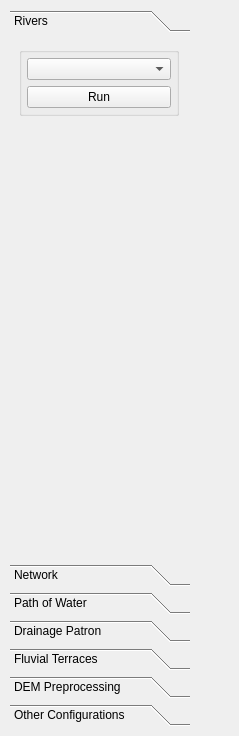
<?xml version="1.0" encoding="UTF-8"?>
<ui version="4.0">
 <class>ToolbarsConfigMesh</class>
 <widget class="QWidget" name="ToolbarsConfigMesh">
  <property name="geometry">
   <rect>
    <x>0</x>
    <y>0</y>
    <width>239</width>
    <height>736</height>
   </rect>
  </property>
  <property name="sizePolicy">
   <sizepolicy hsizetype="Fixed" vsizetype="Expanding">
    <horstretch>0</horstretch>
    <verstretch>0</verstretch>
   </sizepolicy>
  </property>
  <property name="windowTitle">
   <string>Form</string>
  </property>
  <layout class="QVBoxLayout" name="verticalLayout_18">
   <property name="leftMargin">
    <number>5</number>
   </property>
   <property name="topMargin">
    <number>5</number>
   </property>
   <property name="rightMargin">
    <number>5</number>
   </property>
   <property name="bottomMargin">
    <number>5</number>
   </property>
   <item>
    <widget class="QWidget" name="data_config" native="true">
     <property name="sizePolicy">
      <sizepolicy hsizetype="Fixed" vsizetype="Expanding">
       <horstretch>0</horstretch>
       <verstretch>0</verstretch>
      </sizepolicy>
     </property>
     <property name="minimumSize">
      <size>
       <width>0</width>
       <height>0</height>
      </size>
     </property>
     <property name="maximumSize">
      <size>
       <width>16777215</width>
       <height>16777215</height>
      </size>
     </property>
     <layout class="QVBoxLayout" name="verticalLayout_3">
      <property name="leftMargin">
       <number>5</number>
      </property>
      <property name="topMargin">
       <number>5</number>
      </property>
      <property name="rightMargin">
       <number>5</number>
      </property>
      <property name="bottomMargin">
       <number>5</number>
      </property>
      <item>
       <widget class="QToolBox" name="toolBox">
        <property name="sizePolicy">
         <sizepolicy hsizetype="Minimum" vsizetype="Expanding">
          <horstretch>0</horstretch>
          <verstretch>0</verstretch>
         </sizepolicy>
        </property>
        <property name="minimumSize">
         <size>
          <width>180</width>
          <height>0</height>
         </size>
        </property>
        <property name="currentIndex">
         <number>0</number>
        </property>
        <property name="tabSpacing">
         <number>6</number>
        </property>
        <widget class="QWidget" name="river">
         <property name="geometry">
          <rect>
           <x>0</x>
           <y>0</y>
           <width>180</width>
           <height>527</height>
          </rect>
         </property>
         <property name="accessibleName">
          <string/>
         </property>
         <attribute name="label">
          <string>Rivers</string>
         </attribute>
         <layout class="QVBoxLayout" name="verticalLayout_5">
          <item>
           <widget class="QGroupBox" name="groupBox">
            <property name="sizePolicy">
             <sizepolicy hsizetype="Expanding" vsizetype="Maximum">
              <horstretch>0</horstretch>
              <verstretch>0</verstretch>
             </sizepolicy>
            </property>
            <property name="minimumSize">
             <size>
              <width>0</width>
              <height>0</height>
             </size>
            </property>
            <property name="maximumSize">
             <size>
              <width>160</width>
              <height>16777215</height>
             </size>
            </property>
            <property name="title">
             <string/>
            </property>
            <layout class="QVBoxLayout" name="verticalLayout_4">
             <property name="leftMargin">
              <number>5</number>
             </property>
             <property name="topMargin">
              <number>5</number>
             </property>
             <property name="rightMargin">
              <number>5</number>
             </property>
             <property name="bottomMargin">
              <number>5</number>
             </property>
             <item>
              <widget class="QComboBox" name="river_value">
               <property name="minimumSize">
                <size>
                 <width>120</width>
                 <height>0</height>
                </size>
               </property>
              </widget>
             </item>
             <item>
              <widget class="QPushButton" name="river_button">
               <property name="text">
                <string>Run</string>
               </property>
              </widget>
             </item>
            </layout>
           </widget>
          </item>
          <item>
           <widget class="QWidget" name="river_conf" native="true">
            <layout class="QVBoxLayout" name="verticalLayout_6"/>
           </widget>
          </item>
          <item>
           <spacer name="verticalSpacer">
            <property name="orientation">
             <enum>Qt::Vertical</enum>
            </property>
            <property name="sizeHint" stdset="0">
             <size>
              <width>20</width>
              <height>40</height>
             </size>
            </property>
           </spacer>
          </item>
         </layout>
        </widget>
        <widget class="QWidget" name="network">
         <property name="geometry">
          <rect>
           <x>0</x>
           <y>0</y>
           <width>180</width>
           <height>527</height>
          </rect>
         </property>
         <attribute name="label">
          <string>Network</string>
         </attribute>
         <layout class="QVBoxLayout" name="verticalLayout_15">
          <item>
           <widget class="QGroupBox" name="groupBox_2">
            <property name="sizePolicy">
             <sizepolicy hsizetype="Preferred" vsizetype="Preferred">
              <horstretch>0</horstretch>
              <verstretch>0</verstretch>
             </sizepolicy>
            </property>
            <property name="title">
             <string/>
            </property>
            <layout class="QVBoxLayout" name="verticalLayout_14">
             <item>
              <widget class="QComboBox" name="network_value"/>
             </item>
             <item>
              <widget class="QPushButton" name="network_button">
               <property name="text">
                <string>Run</string>
               </property>
              </widget>
             </item>
            </layout>
           </widget>
          </item>
          <item>
           <widget class="QWidget" name="network_conf" native="true">
            <property name="maximumSize">
             <size>
              <width>158</width>
              <height>16777215</height>
             </size>
            </property>
            <layout class="QVBoxLayout" name="verticalLayout_13"/>
           </widget>
          </item>
          <item>
           <spacer name="verticalSpacer_5">
            <property name="orientation">
             <enum>Qt::Vertical</enum>
            </property>
            <property name="sizeHint" stdset="0">
             <size>
              <width>20</width>
              <height>419</height>
             </size>
            </property>
           </spacer>
          </item>
         </layout>
        </widget>
        <widget class="QWidget" name="path_of_water">
         <property name="geometry">
          <rect>
           <x>0</x>
           <y>0</y>
           <width>180</width>
           <height>527</height>
          </rect>
         </property>
         <attribute name="label">
          <string>Path of Water</string>
         </attribute>
         <layout class="QVBoxLayout" name="verticalLayout_16">
          <item>
           <widget class="QGroupBox" name="groupBox_4">
            <property name="sizePolicy">
             <sizepolicy hsizetype="Expanding" vsizetype="Maximum">
              <horstretch>0</horstretch>
              <verstretch>0</verstretch>
             </sizepolicy>
            </property>
            <property name="minimumSize">
             <size>
              <width>0</width>
              <height>0</height>
             </size>
            </property>
            <property name="maximumSize">
             <size>
              <width>160</width>
              <height>16777215</height>
             </size>
            </property>
            <property name="title">
             <string/>
            </property>
            <layout class="QVBoxLayout" name="verticalLayout_7">
             <item>
              <widget class="QComboBox" name="path_water_value">
               <property name="sizePolicy">
                <sizepolicy hsizetype="Preferred" vsizetype="Fixed">
                 <horstretch>0</horstretch>
                 <verstretch>0</verstretch>
                </sizepolicy>
               </property>
               <property name="minimumSize">
                <size>
                 <width>120</width>
                 <height>0</height>
                </size>
               </property>
              </widget>
             </item>
             <item>
              <widget class="QPushButton" name="path_water_button">
               <property name="sizePolicy">
                <sizepolicy hsizetype="Preferred" vsizetype="Fixed">
                 <horstretch>0</horstretch>
                 <verstretch>0</verstretch>
                </sizepolicy>
               </property>
               <property name="text">
                <string>Run</string>
               </property>
              </widget>
             </item>
            </layout>
           </widget>
          </item>
          <item>
           <widget class="QWidget" name="path_conf" native="true">
            <layout class="QVBoxLayout" name="verticalLayout_9"/>
           </widget>
          </item>
          <item>
           <spacer name="verticalSpacer_2">
            <property name="orientation">
             <enum>Qt::Vertical</enum>
            </property>
            <property name="sizeHint" stdset="0">
             <size>
              <width>20</width>
              <height>40</height>
             </size>
            </property>
           </spacer>
          </item>
         </layout>
        </widget>
        <widget class="QWidget" name="drainage_patron">
         <property name="geometry">
          <rect>
           <x>0</x>
           <y>0</y>
           <width>180</width>
           <height>527</height>
          </rect>
         </property>
         <attribute name="label">
          <string>Drainage Patron</string>
         </attribute>
         <layout class="QVBoxLayout" name="verticalLayout_12">
          <item>
           <widget class="QGroupBox" name="groupBox_6">
            <property name="sizePolicy">
             <sizepolicy hsizetype="Expanding" vsizetype="Preferred">
              <horstretch>0</horstretch>
              <verstretch>0</verstretch>
             </sizepolicy>
            </property>
            <property name="title">
             <string/>
            </property>
            <layout class="QVBoxLayout" name="verticalLayout">
             <property name="leftMargin">
              <number>5</number>
             </property>
             <property name="topMargin">
              <number>5</number>
             </property>
             <property name="rightMargin">
              <number>5</number>
             </property>
             <property name="bottomMargin">
              <number>5</number>
             </property>
             <item>
              <widget class="QComboBox" name="drainage_patron_value">
               <property name="sizePolicy">
                <sizepolicy hsizetype="Expanding" vsizetype="Fixed">
                 <horstretch>0</horstretch>
                 <verstretch>0</verstretch>
                </sizepolicy>
               </property>
               <property name="minimumSize">
                <size>
                 <width>120</width>
                 <height>0</height>
                </size>
               </property>
              </widget>
             </item>
             <item>
              <widget class="QPushButton" name="drainage_patron_button">
               <property name="text">
                <string>Run</string>
               </property>
              </widget>
             </item>
            </layout>
           </widget>
          </item>
          <item>
           <widget class="QGroupBox" name="groupBox_7">
            <property name="title">
             <string>Leyend Colors</string>
            </property>
            <layout class="QFormLayout" name="formLayout">
             <item row="0" column="0">
              <widget class="QLabel" name="label_4">
               <property name="text">
                <string>Dendritic</string>
               </property>
              </widget>
             </item>
             <item row="0" column="1">
              <widget class="QWidget" name="widget" native="true">
               <property name="styleSheet">
                <string notr="true">background:rgb(255, 255, 0)</string>
               </property>
              </widget>
             </item>
             <item row="1" column="0">
              <widget class="QLabel" name="label_5">
               <property name="text">
                <string>Parallel</string>
               </property>
              </widget>
             </item>
             <item row="1" column="1">
              <widget class="QWidget" name="widget_3" native="true">
               <property name="styleSheet">
                <string notr="true">background:rgb(0, 0, 255)</string>
               </property>
              </widget>
             </item>
             <item row="2" column="0">
              <widget class="QLabel" name="label_6">
               <property name="text">
                <string>Trellis</string>
               </property>
              </widget>
             </item>
             <item row="2" column="1">
              <widget class="QWidget" name="widget_2" native="true">
               <property name="styleSheet">
                <string notr="true">background:rgb(0, 255, 0)</string>
               </property>
              </widget>
             </item>
             <item row="3" column="0">
              <widget class="QLabel" name="label_7">
               <property name="text">
                <string>Rectangular</string>
               </property>
              </widget>
             </item>
             <item row="3" column="1">
              <widget class="QWidget" name="widget_4" native="true">
               <property name="styleSheet">
                <string notr="true">background:rgb(255, 0, 0)</string>
               </property>
              </widget>
             </item>
             <item row="4" column="0" colspan="2">
              <widget class="QPushButton" name="patterns_information">
               <property name="text">
                <string>Patterns information</string>
               </property>
              </widget>
             </item>
            </layout>
           </widget>
          </item>
          <item>
           <widget class="QWidget" name="patron_conf" native="true">
            <layout class="QVBoxLayout" name="verticalLayout_2"/>
           </widget>
          </item>
          <item>
           <spacer name="verticalSpacer_3">
            <property name="orientation">
             <enum>Qt::Vertical</enum>
            </property>
            <property name="sizeHint" stdset="0">
             <size>
              <width>20</width>
              <height>311</height>
             </size>
            </property>
           </spacer>
          </item>
         </layout>
        </widget>
        <widget class="QWidget" name="fluvial_terrace">
         <property name="geometry">
          <rect>
           <x>0</x>
           <y>0</y>
           <width>180</width>
           <height>527</height>
          </rect>
         </property>
         <attribute name="label">
          <string>Fluvial Terraces</string>
         </attribute>
         <widget class="QWidget" name="fluvial_terrace_conf" native="true">
          <property name="geometry">
           <rect>
            <x>0</x>
            <y>100</y>
            <width>181</width>
            <height>121</height>
           </rect>
          </property>
          <layout class="QVBoxLayout" name="verticalLayout_19"/>
         </widget>
         <widget class="QGroupBox" name="groupBox_3">
          <property name="geometry">
           <rect>
            <x>10</x>
            <y>0</y>
            <width>161</width>
            <height>101</height>
           </rect>
          </property>
          <property name="title">
           <string/>
          </property>
          <layout class="QVBoxLayout" name="verticalLayout_17">
           <item>
            <widget class="QComboBox" name="fluvial_terrace_value">
             <property name="sizePolicy">
              <sizepolicy hsizetype="Expanding" vsizetype="Fixed">
               <horstretch>0</horstretch>
               <verstretch>0</verstretch>
              </sizepolicy>
             </property>
             <property name="minimumSize">
              <size>
               <width>120</width>
               <height>0</height>
              </size>
             </property>
            </widget>
           </item>
           <item>
            <widget class="QPushButton" name="fluvial_terrace_button">
             <property name="text">
              <string>Run</string>
             </property>
            </widget>
           </item>
          </layout>
         </widget>
        </widget>
        <widget class="QWidget" name="preprocessing">
         <property name="geometry">
          <rect>
           <x>0</x>
           <y>0</y>
           <width>180</width>
           <height>527</height>
          </rect>
         </property>
         <attribute name="label">
          <string>DEM Preprocessing</string>
         </attribute>
         <layout class="QVBoxLayout" name="verticalLayout_21">
          <item>
           <widget class="QGroupBox" name="groupBox_5">
            <property name="title">
             <string>Flat Area Resolution</string>
            </property>
            <layout class="QVBoxLayout" name="verticalLayout_20">
             <item>
              <widget class="GarbrechtMartzConf" name="widget_8" native="true"/>
             </item>
            </layout>
           </widget>
          </item>
          <item>
           <spacer name="verticalSpacer_6">
            <property name="orientation">
             <enum>Qt::Vertical</enum>
            </property>
            <property name="sizeHint" stdset="0">
             <size>
              <width>20</width>
              <height>40</height>
             </size>
            </property>
           </spacer>
          </item>
         </layout>
        </widget>
        <widget class="QWidget" name="other_conf">
         <property name="geometry">
          <rect>
           <x>0</x>
           <y>0</y>
           <width>180</width>
           <height>527</height>
          </rect>
         </property>
         <attribute name="label">
          <string>Other Configurations</string>
         </attribute>
         <layout class="QVBoxLayout" name="verticalLayout_8">
          <item>
           <widget class="QGroupBox" name="groupBox_8">
            <property name="title">
             <string>Exaggeration Terrain</string>
            </property>
            <layout class="QVBoxLayout" name="verticalLayout_10">
             <item>
              <widget class="QSpinBox" name="exaggeration_terrain_value">
               <property name="value">
                <number>1</number>
               </property>
              </widget>
             </item>
            </layout>
           </widget>
          </item>
          <item>
           <widget class="QGroupBox" name="groupBox_9">
            <property name="title">
             <string>LandForm</string>
            </property>
            <layout class="QVBoxLayout" name="verticalLayout_11">
             <item>
              <widget class="QComboBox" name="landform_value">
               <item>
                <property name="text">
                 <string>Triangulation</string>
                </property>
               </item>
               <item>
                <property name="text">
                 <string>Mesh</string>
                </property>
               </item>
               <item>
                <property name="text">
                 <string>Poligons</string>
                </property>
               </item>
              </widget>
             </item>
            </layout>
           </widget>
          </item>
          <item>
           <widget class="QWidget" name="widget_5" native="true">
            <layout class="QHBoxLayout" name="horizontalLayout_2">
             <item>
              <widget class="QLabel" name="label">
               <property name="minimumSize">
                <size>
                 <width>100</width>
                 <height>0</height>
                </size>
               </property>
               <property name="text">
                <string>Normal vector</string>
               </property>
              </widget>
             </item>
             <item>
              <widget class="QCheckBox" name="normal_vector">
               <property name="text">
                <string/>
               </property>
              </widget>
             </item>
            </layout>
           </widget>
          </item>
          <item>
           <widget class="QWidget" name="widget_6" native="true">
            <layout class="QHBoxLayout" name="horizontalLayout_3">
             <item>
              <widget class="QLabel" name="label_2">
               <property name="minimumSize">
                <size>
                 <width>100</width>
                 <height>0</height>
                </size>
               </property>
               <property name="text">
                <string>Gradient vector</string>
               </property>
              </widget>
             </item>
             <item>
              <widget class="QCheckBox" name="gradient_vector">
               <property name="text">
                <string/>
               </property>
              </widget>
             </item>
            </layout>
           </widget>
          </item>
          <item>
           <widget class="QWidget" name="widget_7" native="true">
            <layout class="QHBoxLayout" name="horizontalLayout_4">
             <item>
              <widget class="QLabel" name="label_3">
               <property name="minimumSize">
                <size>
                 <width>100</width>
                 <height>0</height>
                </size>
               </property>
               <property name="text">
                <string>Coordinate axis</string>
               </property>
              </widget>
             </item>
             <item>
              <widget class="QCheckBox" name="coordinate_axis">
               <property name="text">
                <string/>
               </property>
              </widget>
             </item>
            </layout>
           </widget>
          </item>
          <item>
           <spacer name="verticalSpacer_4">
            <property name="orientation">
             <enum>Qt::Vertical</enum>
            </property>
            <property name="sizeHint" stdset="0">
             <size>
              <width>20</width>
              <height>40</height>
             </size>
            </property>
           </spacer>
          </item>
         </layout>
        </widget>
       </widget>
      </item>
     </layout>
    </widget>
   </item>
  </layout>
 </widget>
 <customwidgets>
  <customwidget>
   <class>GarbrechtMartzConf</class>
   <extends>QWidget</extends>
   <header>UI/preprocessingAlgorithm/garbrechtmartzconf.h</header>
   <container>1</container>
  </customwidget>
 </customwidgets>
 <resources/>
 <connections/>
</ui>
